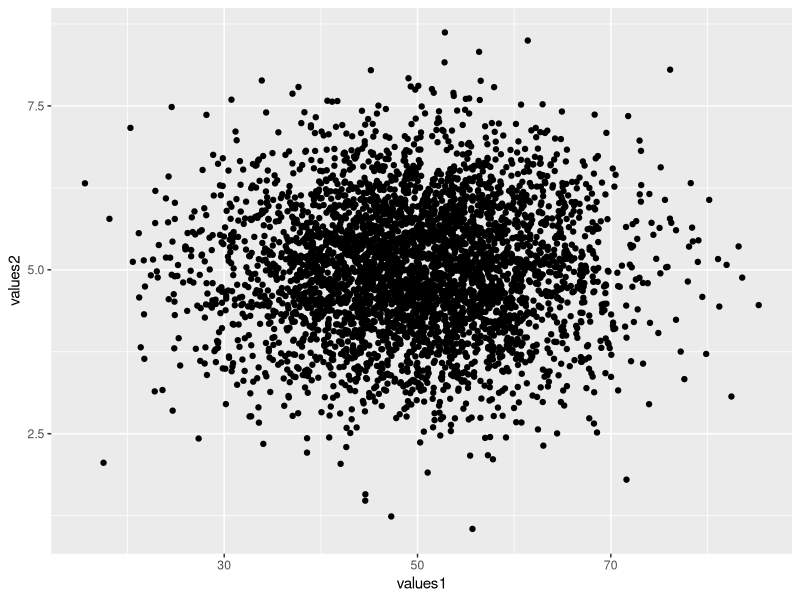
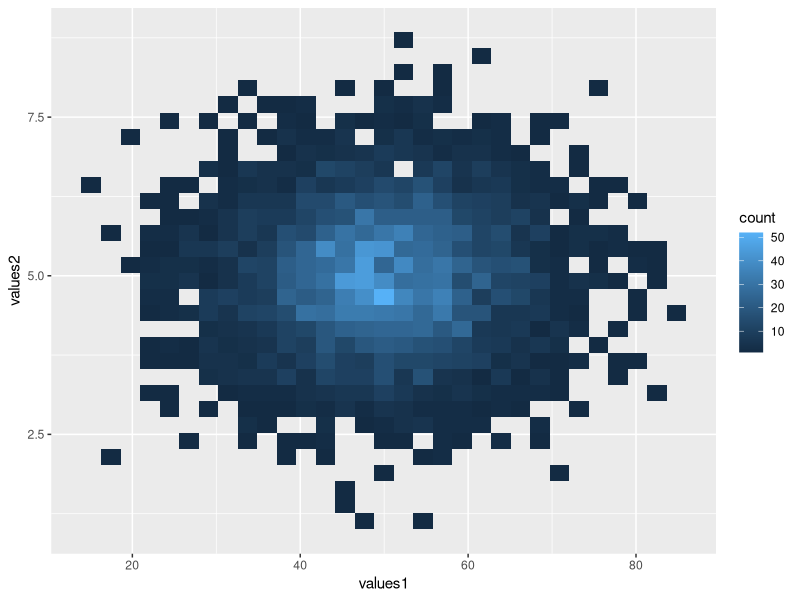
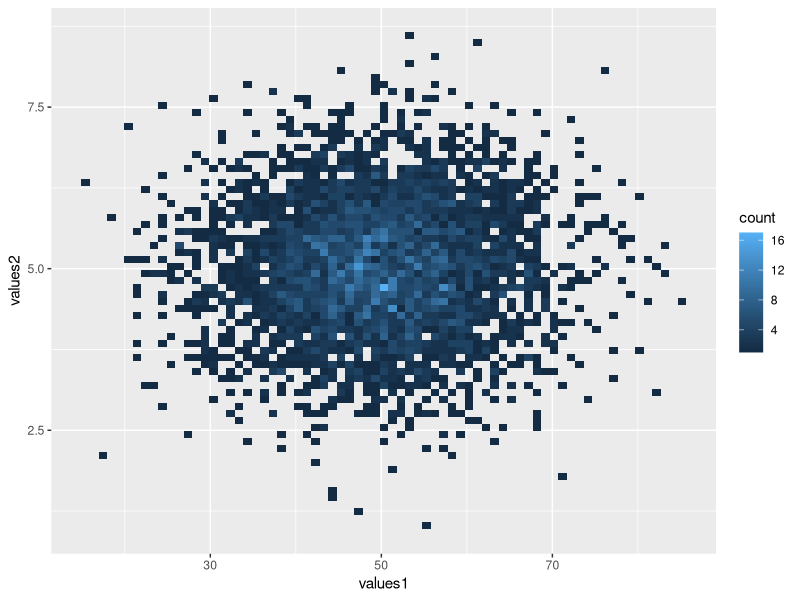
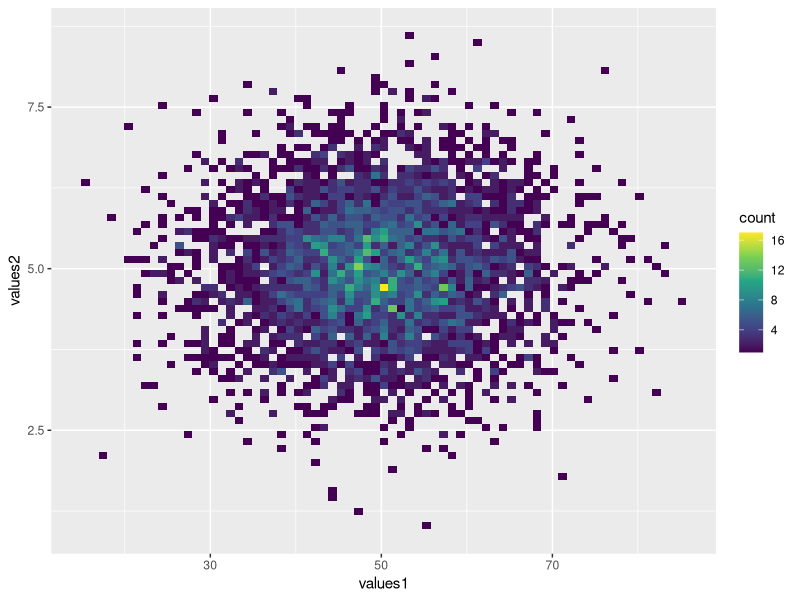

Recreate these plots in R, in order.
## ---- chunk 1
knitr::opts_chunk$set(echo = TRUE, fig.align='center')

# title: Creating a 2D histogram
# author: jonathan
# revised: 17/3/2020 

WEB <- c("https://bioceed.uib.no/dropfolder/bioSTATS/Rmd/Visualizing/Simple/2D-histogram.html")
GIT <- c("https://github.com/jonathansoule/biostats/blob/master/Visualizing/Simple/2D-histogram.Rmd")
library(ggplot2)
# variable 1
values1 <- rnorm(4000, mean=50, sd=10)
# variable 2
values2 <- rnorm(4000, mean=5, sd=1)
## ---- chunk 2
# dataframe
df <- data.frame(values1, values2)
str(df)
## ---- chunk 3
ggplot(df, aes(values1, values2)) +
  geom_point()
## ---- chunk 4
ggplot(df, aes(values1, values2)) +
  geom_bin2d()  
## ---- chunk 5
ggplot(df, aes(values1, values2)) +
  geom_bin2d(bins = 70)  
## ---- chunk 6
ggplot(df, aes(values1, values2)) +
  geom_bin2d(bins = 70) + 
  scale_fill_viridis_c()
